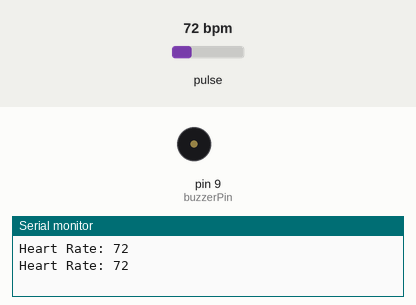
Bench run of a sketch on a simulated Arduino Uno, built with avr-gcc and run on an emulated ATmega328P. On the bench: buzzer (waves = sounding), the last lines printed to the serial monitor. The inputs (shaded band) are chosen by the test bench; at power-on: pulse 72 bpm.

Above: at 1.8 s.
1.9 s: pulse set to 98 bpm
3.4 s: pulse set to 102 bpm
At 5.0 s:
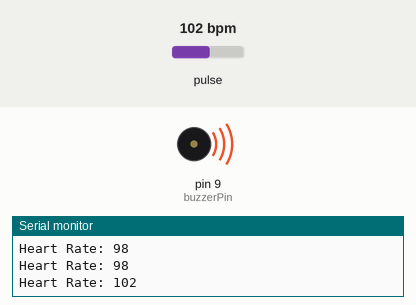
Timing chart, 0 to 6.5 s (numbered marks = the images above; inputs shaded):
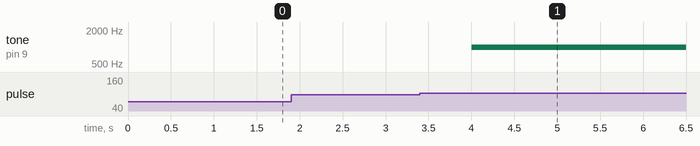

The sketch:

sketch_mar16b_copy_20250726105957.ino
```cpp
#include <PulseSensorPlayground.h>


const int pulsePin = A1;
const int buzzerPin = 9;

PulseSensorPlayground pulseSensor;

int heartRate;        // variable to store the heart rate value
int threshold = 100;  // heart rate threshold for alarm trigger (adjustable)

void setup() {
  Serial.begin(9600);  // start

  // set pin mode for buzzer
  pinMode(buzzerPin, OUTPUT);

  // initialize pulsesensor object
  pulseSensor.analogInput(pulsePin);  // set the input pin for the pulse sensor
  pulseSensor.begin();               // initialize the sensor
}

void loop() {
  int BPM = pulseSensor.getBeatsPerMinute();  // get bpm

  if (BPM > 0) {  // if bpm is valid
    heartRate = BPM;  // store the heart rate value
    Serial.print("Heart Rate: ");
    Serial.println(heartRate);  // print to serial monitor
  }

  // trigger buzz if exceeds threshold
  if (heartRate > threshold) {
    tone(buzzerPin, 1000);  // activate the buzzer
  } else {
    noTone(buzzerPin);      // deactivate the buzzer if heart rate is below threshold
  }

  delay(1000);  // delay before checking again
}
```

Measured:
- the behaviour switches between 100 and 101 bpm on pulse (found by bisection; images 0 and 1)
- after the input at 3.4 s, tone on pin 9 (buzzerPin): silent → 1000 Hz after 0.60 s
